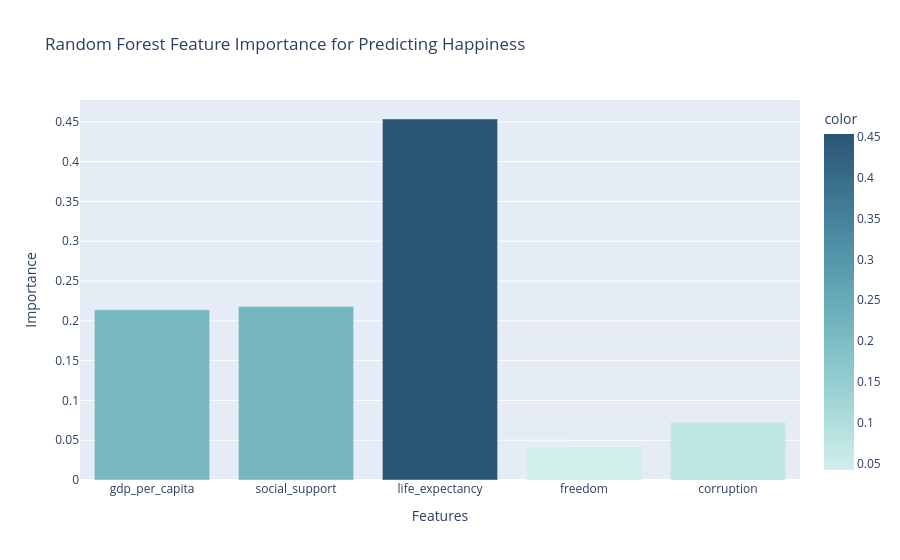

Notebook code for this chart:
### Markdown cell above
### 5.2 Random Forest: Feature Importance
Using an ensemble method to predict happiness and extract the non-linear importance of each feature.

### Code cell
X_train, X_test, y_train, y_test = train_test_split(X, y, test_size=0.25, random_state=42)

rf_model = RandomForestRegressor(n_estimators=100, random_state=42)
rf_model.fit(X_train, y_train)

y_pred = rf_model.predict(X_test)
print(f"Random Forest R2 Score: {r2_score(y_test, y_pred):.4f}")
print(f"Random Forest RMSE: {np.sqrt(mean_squared_error(y_test, y_pred)):.4f}")

# Feature Importances Plot
importances = rf_model.feature_importances_
fig_rf = px.bar(
    x=features,
    y=importances,
    labels={"x": "Features", "y": "Importance"},
    title="Random Forest Feature Importance for Predicting Happiness",
    color=importances,
    color_continuous_scale="Teal",
)
fig_rf.show()

### Figure 1 — Plotly figure (JSON) as saved in the notebook; plotly's stock layout.template omitted (floating-point values rounded to 4 significant figures)
{"data": [{"hovertemplate": "Features=%{x}<br>Importance=%{y}<br>color=%{marker.color}<extra></extra>", "legendgroup": "", "marker": {"color": [0.2138, 0.2179, 0.4536, 0.04217, 0.07252], "coloraxis": "coloraxis", "pattern": {"shape": ""}}, "name": "", "orientation": "v", "showlegend": false, "textposition": "auto", "type": "bar", "x": ["gdp_per_capita", "social_support", "life_expectancy", "freedom", "corruption"], "xaxis": "x", "y": [0.2138, 0.2179, 0.4536, 0.04217, 0.07252], "yaxis": "y"}], "layout": {"barmode": "relative", "coloraxis": {"autocolorscale": false, "colorbar": {"title": {"text": "color"}}, "colorscale": [[0.0, "rgb(209, 238, 234)"], [0.1667, "rgb(168, 219, 217)"], [0.3333, "rgb(133, 196, 201)"], [0.5, "rgb(104, 171, 184)"], [0.6667, "rgb(79, 144, 166)"], [0.8333, "rgb(59, 115, 143)"], [1.0, "rgb(42, 86, 116)"]]}, "legend": {"tracegroupgap": 0}, "title": {"text": "Random Forest Feature Importance for Predicting Happiness"}, "xaxis": {"anchor": "y", "domain": [0.0, 1.0], "title": {"text": "Features"}}, "yaxis": {"anchor": "x", "domain": [0.0, 1.0], "title": {"text": "Importance"}}}}
